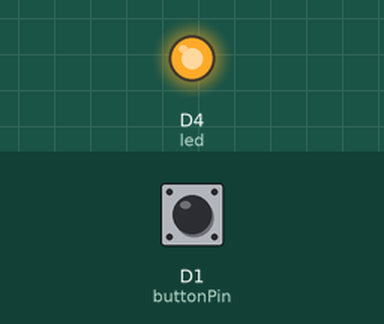
This sketch was run on a simulated ESP8266 (NodeMCU). On the bench: output pins drawn as LEDs (lit = HIGH). Dashed ring = blinking. Inputs (shaded band) come from the test bench; at power-on: D1 (buttonPin) HIGH. WiFi joins after 1.5 s; servers stay silent unless stated; uploads are accepted with an empty reply; what the sketch prints to the serial monitor is not drawn.

Above: at 4.7 s.
4.8 s: D1 (buttonPin) pulled LOW for 1 s
At 4.9 s:
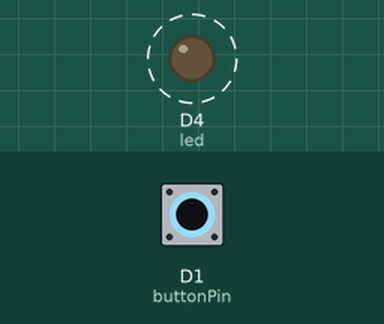
7.8 s: D1 (buttonPin) pulled LOW for 3.2 s
At 11.9 s:
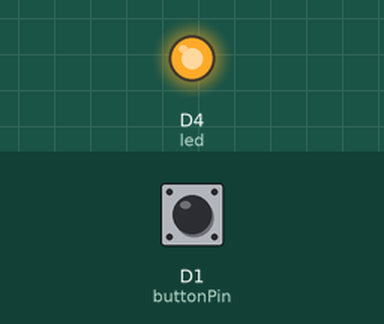
Timing chart, 0 to 13.4 s (numbered marks = the images above; inputs shaded):
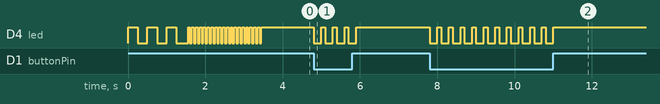

The sketch:

button_api.ino
```cpp
#include <ESP8266WiFi.h>
#include <ESP8266HTTPClient.h>
#include <ESP.h>

// ssid and key
const char* ssid = "";
const char* password = "";

const char* host = "";

const int led = 2;
const int buttonPin = D1;

void setup() {
  // start serial connection for debugging
  Serial.begin(115200);
  Serial.println("");

  // initialise button input pin
  pinMode(D1, INPUT_PULLUP);

  // initialise LED to indicate connection to internet
  pinMode(led, OUTPUT);
  digitalWrite(led, LOW); // low is on

  // attempt to connect
  Serial.print("Connecting to "); Serial.println(ssid);
  WiFi.begin(ssid, password);

  // wait until connected
  while (WiFi.status() != WL_CONNECTED) {
    digitalWrite(led, HIGH);
    delay(250);
    digitalWrite(led, LOW);
    delay(250);
    Serial.print(".");
  }
  Serial.println("Connected");
  quickFlash(led);
}

void quickFlash(int pin) {
  for (int i = 0; i < 20; i++){
    digitalWrite(pin, LOW);
    delay(50);
    digitalWrite(pin, HIGH);
    delay(50);
  }
}

void buttonPressed() {
  // turn on led to indicate press was registared
  digitalWrite(led, LOW);

  // start http
  HTTPClient http;

  Serial.print("Connecting to "); Serial.println(host);
  // open connection to server - assumes PHP file is on website root
  http.begin(host, 80, "/?status=pushed");
  Serial.print("Sending request");

  // request page
  int httpCode = http.GET();

  // httpCode will be negative on error
  if(httpCode > 0) {
      // HTTP header has been send and Server response header has been handled
      Serial.printf("[HTTP] GET... code: %d\n", httpCode);

      // file found at server
      if(httpCode == HTTP_CODE_OK) {
          String payload = http.getString();
          Serial.println(payload);
      }
  } else {
      Serial.printf("[HTTP] GET... failed, error: %s\n", http.errorToString(httpCode).c_str());
  }

  // close connection
  http.end();

  // turn off led
  digitalWrite(led, HIGH);
}

void loop() {
  if(digitalRead(buttonPin) == LOW){
    buttonPressed();
    delay(100);
  }
}
```

Measured:
- after the input at 4.8 s, D4 (led): alternates HIGH for 0.10 s and LOW for 0.20 s, 8 changes in all, then stays HIGH, starting at once
- after the input at 7.8 s, D4 (led): alternates HIGH for 0.10 s and LOW for 0.20 s, 22 changes in all, then stays HIGH, starting at once
